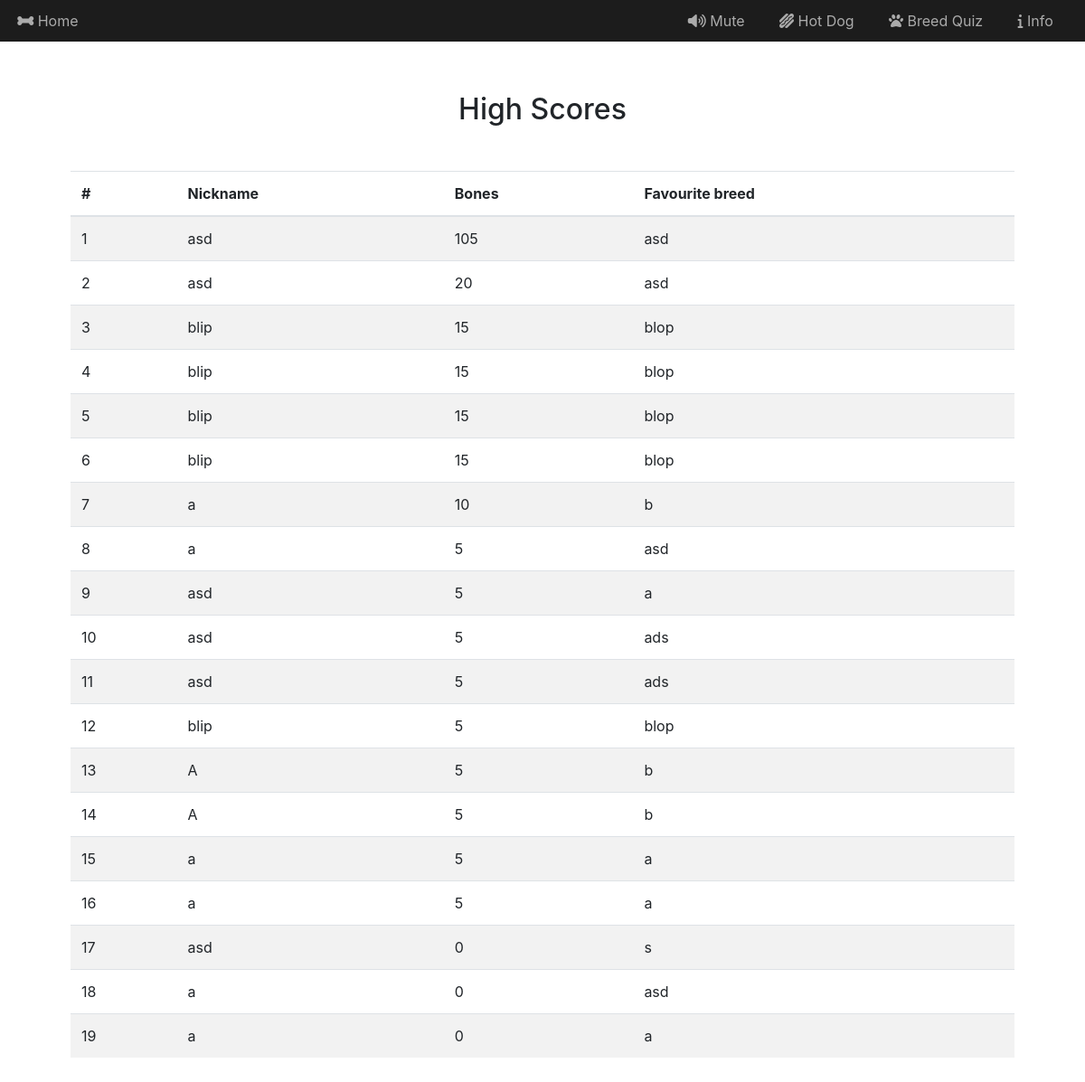
Screenshot of /highscores with the database file from the repository.
### tables this page shows
CREATE TABLE "highscores" (
	"userid"	INTEGER,
	"timestamp"	TIMESTAMP DEFAULT CURRENT_TIMESTAMP,
	"username"	CHAR(255),
	"score"	INTEGER,
	"favbreed"	CHAR(255),
	PRIMARY KEY("userid")
);

### myproject.py (the view)
@app.route("/highscores", methods=["GET", "POST"])
def highscores():
    hscores = db.execute("SELECT * FROM highscores ORDER BY score DESC")
    return render_template("highscores.html", hscores=hscores)

### templates/highscores.html (shortened to what this page needs)
{% extends "layout.html" %}
{% block main %}
  <h2 class="text-center mb-5">High Scores</h2>
  <table id="hsTable" class="table table-striped">
    <thead>
      <tr>
        <th>#</th>
        <th>Nickname</th>
        <th>Bones</th>
        <th>Favourite breed</th>
        </tr>
    </thead>
    <tbody>
      {% for score in hscores: %}
        <tr>
          <td>{{loop.index}}</td>
          <td>{{score["username"]}}</td>
          <td>{{score["score"]}}</td>
          <td>{{score["favbreed"]}}</td>
        </tr>
      {% endfor %}
    </tbody>
  </table>
{% endblock %}

### templates/layout.html (shortened to what this page needs)
<!DOCTYPE html>
<html lang="en">
    <head>
        <link href="/static/lib/bootstrap.css" rel="stylesheet">
        <link href="/static/styles/commonStyles.css" rel="stylesheet">
    </head>
    <body>
      <nav class="navbar navbar-expand-lg navbar-dark">
        <div id="brandBoneContainer" class="navItem">
          <a class="navLink" id="" href="/">
            <i id="brandBone" class="disabled fas fa-bone"></i>
            Home
          </a>
        </div>
        <div class="collapse navbar-collapse justify-content-end" id="navbarSupportedContent">
          <ul class="navbar-nav align-items-center">
            <li class="nav-item">
              <div class="navLink" id="toggleSound">
                <i class="fa fa-volume-up" id="toggleSoundIcon"></i>
                <span id="toggleSoundSpan">Mute</span>
              </div>
            </li>
            <li class="nav-item">
              <a class="navLink" href="/hotdog">
                <i class="fas fa-hotdog"></i>
                Hot Dog
              </a>
            </li>
            <li class="nav-item">
              <a class="navLink" href="/breedQuiz">
                <i class="fas fa-paw"></i>
                Breed Quiz
              </a>
            </li>
            <li class="nav-item">
              <a class="navLink" href="/info">
                <i class="fas fa-info"></i>
                Info
              </a>
            </li>
          </ul>
        </div>
      </nav>
      <main id="main" class="mt-2 container p-5">
          {% block main %}{% endblock %}
      </main>
    </body>
</html>

### static/styles/commonStyles.css (style rules this page uses)
html, body { overflow-x: hidden; height: 100%; }
main { margin: 0 auto; }
.navbar { background-color: #1c1c1c; }
.nav-item { margin: 0 1rem; }
.navLink { padding: 0.2rem; color: #ababab; user-select: none; }
#toggleSound { cursor: pointer; }
.navLink:link { color: #ababab; text-decoration: none; }

### rows the page displays
highscores: username "asd", score "105", favbreed "asd"
highscores: username "asd", score "20", favbreed "asd"
highscores: username "blip", score "15", favbreed "blop"
highscores: username "blip", score "15", favbreed "blop"
highscores: username "blip", score "15", favbreed "blop"
highscores: username "blip", score "15", favbreed "blop"
highscores: username "a", score "10", favbreed "b"
highscores: username "a", score "5", favbreed "asd"
highscores: username "asd", score "5", favbreed "a"
highscores: username "asd", score "5", favbreed "ads"
highscores: username "asd", score "5", favbreed "ads"
highscores: username "blip", score "5", favbreed "blop"
highscores: username "A", score "5", favbreed "b"
highscores: username "A", score "5", favbreed "b"
highscores: username "a", score "5", favbreed "a"
highscores: username "a", score "5", favbreed "a"
highscores: username "asd", score "0", favbreed "s"
highscores: username "a", score "0", favbreed "asd"
highscores: username "a", score "0", favbreed "a"
